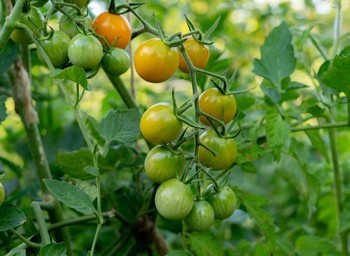
#> input picture dataset/ripe/riped_tomato_1.jpeg, 350 x 256 px
$ python -i feature_extraction.py   (imports and definitions only)   (older library calls are emulated)
#> lines starting #> are read from the running program, lines starting #| are printed output that depends on the picture
#> further down, picture is the input picture: shape (256, 350, 3); mean B, G, R 49.8, 122.4, 87.7
"""
Module: feature_extraction.py
Chương 3: Trích xuất đặc trưng

Mô tả: Module chứa các thuật toán trích xuất đặc trưng ảnh được học trong Chương 3.
Các kỹ thuật bao gồm:
- Color Features: Histogram RGB/HSV, Mean, Tỷ lệ màu
- Shape Features: Area, Perimeter, Circularity, Aspect Ratio, Solidity
- Texture Features: LBP (Local Binary Pattern), GLCM (Gray Level Co-occurrence Matrix)

Author: Tomato Quality System
"""

import cv2
import numpy as np
from typing import Tuple, Dict, List
from scipy import ndimage
from skimage.feature import local_binary_pattern
import logging

# [1 line not run here, left out]
logger = logging.getLogger(__name__)


class FeatureExtractor:
    """
    Lớp trích xuất đặc trưng - Tính toán các đặc trưng từ ảnh cà chua.

    Đặc trưng được trích xuất:
    1. Color Features - Màu sắc
    2. Shape Features - Hình dạng
    3. Texture Features - Kết cấu bề mặt
    """

    def __init__(self):
        """
        Khởi tạo Feature Extractor với các thông số mặc định.
        """
        # Ngưỡng màu cho phân tích
        self.color_thresholds = {
            'red': {'lower': np.array([0, 50, 50]), 'upper': np.array([10, 255, 255])},
            'yellow': {'lower': np.array([11, 50, 50]), 'upper': np.array([34, 255, 255])},
            'green': {'lower': np.array([35, 50, 50]), 'upper': np.array([85, 255, 255])},
            'brown': {'lower': np.array([0, 30, 10]), 'upper': np.array([30, 150, 100])},
        }

        logger.info("FeatureExtractor initialized")

    # ==================== COLOR FEATURES ====================

    # [45 lines left out: function calculate_rgb_histogram, not called in this run]

    def calculate_hsv_histogram(self, image: np.ndarray,
                                 mask: np.ndarray = None) -> Tuple[Dict, np.ndarray]:
        """
        Tính histogram cho từng kênh H, S, V.

        HSV rất hữu ích cho phân tách màu sắc.

        Args:
            image: Ảnh BGR
            mask: Mask nhị phân

        Returns:
            Tuple chứa (dictionary với histogram, ảnh visualization)
        """
        # Chuyển sang HSV
        hsv = cv2.cvtColor(image, cv2.COLOR_BGR2HSV)
#> hsv: shape (256, 350, 3); mean H, S, V 47.2, 167, 124.1
        h, s, v = cv2.split(hsv)
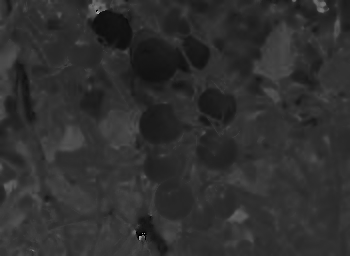
#> h: shape (256, 350); min 0, max 173, mean 47.2
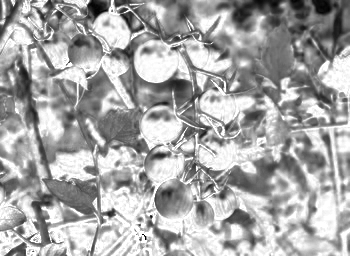
#> s: shape (256, 350); min 0, max 255, mean 167
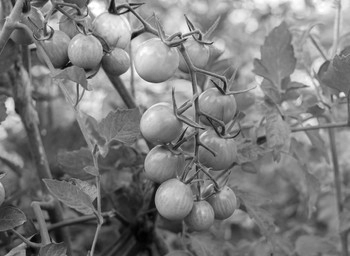
#> v: shape (256, 350); min 1, max 255, mean 124.1

        # Tính histogram cho H (0-180 trong OpenCV)
        hist_h = cv2.calcHist([h], [0], mask if mask is not None else None, [180], [0, 180])
#> hist_h = 180 values, max 5074 at index 47, min 0 at index 1, mean 497.8
        hist_s = cv2.calcHist([s], [0], mask if mask is not None else None, [256], [0, 256])
#> hist_s = 256 values, max 8040 at index 255, min 0 at index 1, mean 350
        hist_v = cv2.calcHist([v], [0], mask if mask is not None else None, [256], [0, 256])
#> hist_v = 256 values, max 909 at index 127, min 0 at index 0, mean 350

        # Chuẩn hóa
        hist_h = cv2.normalize(hist_h, hist_h).flatten()
#> hist_h = 180 values, max 0.326 at index 47, min 0 at index 1, mean 0.032
        hist_s = cv2.normalize(hist_s, hist_s).flatten()
#> hist_s = 256 values, max 0.805 at index 255, min 0 at index 1, mean 0.0351
        hist_v = cv2.normalize(hist_v, hist_v).flatten()
#> hist_v = 256 values, max 0.129 at index 127, min 0 at index 0, mean 0.0498

        histograms = {
            'hue': hist_h.tolist(),
            'saturation': hist_s.tolist(),
            'value': hist_v.tolist(),
            'hue_peak': int(np.argmax(hist_h)),
            'saturation_peak': int(np.argmax(hist_s)),
            'value_peak': int(np.argmax(hist_v))
        }

        # Tạo ảnh visualization (cho H)
        vis = np.zeros((180, 360, 3), dtype=np.uint8)
        for i in range(180):
            hue_color = cv2.cvtColor(np.uint8([[[i * 2, 255, 255]]]), cv2.COLOR_HSV2BGR)[0][0]
            height = int(hist_h[i] * 180)
            cv2.rectangle(vis, (i * 2, 180 - height), (i * 2 + 2, 180),
                          (int(hue_color[0]), int(hue_color[1]), int(hue_color[2])), -1)
#> this loop made 180 passes
#> height on passes 1 to 3: 0, 0, 0
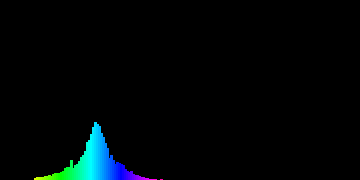
#> vis: shape (180, 360, 3); mean of channels 0, 1, 2 6.7, 5.7, 0.4; drawn as B, G, R

        logger.info("HSV histogram calculated")
        return histograms, vis

    # [476 lines left out: functions calculate_color_means, calculate_color_ratios, calculate_shape_features, calculate_lbp, calculate_glcm, _compute_glcm and 3 more, not called in this run]


# [34 lines not run here, left out]

>>> import cv2
>>> picture = cv2.imread('../../../dataset/ripe/riped_tomato_1.jpeg')
>>> result = FeatureExtractor().calculate_hsv_histogram(picture)

$ run again, on dataset/ripe/riped_tomato_10.jpeg
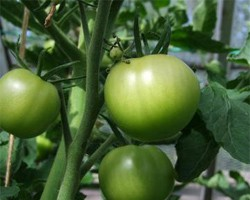
#> input picture dataset/ripe/riped_tomato_10.jpeg, 250 x 200 px
#> picture is the input picture: shape (200, 250, 3); mean B, G, R 55.8, 98.3, 74
#> hsv: shape (200, 250, 3); mean H, S, V 53.1, 131.2, 98.7
#> in calculate_hsv_histogram, `h, s, v = cv2.split(hsv)`:
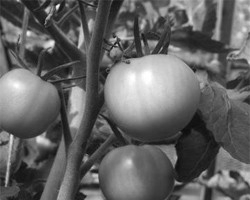
#> v: shape (200, 250); min 12, max 255, mean 98.7
#> in calculate_hsv_histogram, `hist_h = cv2.calcHist([h], [0], mask if mask is not None else None, [1..`: hist_h = 180 values, max 2868 at index 50, min 0 at index 1, mean 277.8
#> in calculate_hsv_histogram, `hist_s = cv2.calcHist([s], [0], mask if mask is not None else None, [2..`: hist_s = 256 values, max 596 at index 255, min 0 at index 1, mean 195.3
#> in calculate_hsv_histogram, `hist_v = cv2.calcHist([v], [0], mask if mask is not None else None, [2..`: hist_v = 256 values, max 487 at index 42, min 0 at index 0, mean 195.3
#> in calculate_hsv_histogram, `hist_h = cv2.normalize(hist_h, hist_h).flatten()`: hist_h = 180 values, max 0.344 at index 50, min 0 at index 1, mean 0.0333
#> in calculate_hsv_histogram, `hist_s = cv2.normalize(hist_s, hist_s).flatten()`: hist_s = 256 values, max 0.168 at index 255, min 0 at index 1, mean 0.055
#> in calculate_hsv_histogram, `hist_v = cv2.normalize(hist_v, hist_v).flatten()`: hist_v = 256 values, max 0.125 at index 42, min 0 at index 0, mean 0.0503
#> the loop in calculate_hsv_histogram, `for i in range(180):` made 180 passes
#> height on passes 1 to 3: 0, 0, 0
#> after the loop in calculate_hsv_histogram, `for i in range(180):`:
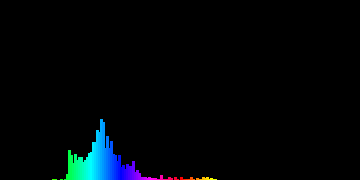
#> vis: shape (180, 360, 3); mean of channels 0, 1, 2 7.3, 5, 0.9; drawn as B, G, R

$ run again, on dataset/ripe/riped_tomato_11.jpeg
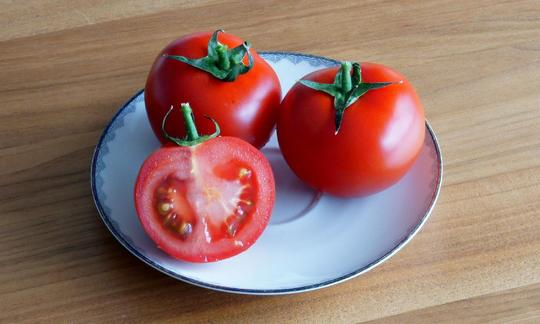
#> input picture dataset/ripe/riped_tomato_11.jpeg, 540 x 324 px
#> picture is the input picture: shape (324, 540, 3); mean B, G, R 105.9, 115.5, 150.4
#> hsv: shape (324, 540, 3); mean H, S, V 48.7, 106.3, 158.5
#> in calculate_hsv_histogram, `h, s, v = cv2.split(hsv)`:
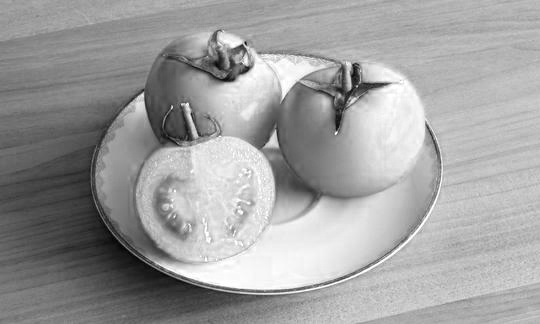
#> v: shape (324, 540); min 0, max 255, mean 158.5
#> in calculate_hsv_histogram, `hist_h = cv2.calcHist([h], [0], mask if mask is not None else None, [1..`: hist_h = 180 values, max 21618 at index 15, min 3 at index 31, mean 972
#> in calculate_hsv_histogram, `hist_s = cv2.calcHist([s], [0], mask if mask is not None else None, [2..`: hist_s = 256 values, max 4432 at index 255, min 4 at index 1, mean 683.4
#> in calculate_hsv_histogram, `hist_v = cv2.calcHist([v], [0], mask if mask is not None else None, [2..`: hist_v = 256 values, max 2095 at index 187, min 1 at index 0, mean 683.4
#> in calculate_hsv_histogram, `hist_h = cv2.normalize(hist_h, hist_h).flatten()`: hist_h = 180 values, max 0.524 at index 15, min 7.26e-05 at index 31, mean 0.0235
#> in calculate_hsv_histogram, `hist_s = cv2.normalize(hist_s, hist_s).flatten()`: hist_s = 256 values, max 0.273 at index 255, min 0.000247 at index 1, mean 0.0422
#> in calculate_hsv_histogram, `hist_v = cv2.normalize(hist_v, hist_v).flatten()`: hist_v = 256 values, max 0.153 at index 187, min 7.32e-05 at index 0, mean 0.05
#> the loop in calculate_hsv_histogram, `for i in range(180):` made 180 passes
#> height on passes 1 to 3: 22, 13, 12
#> after the loop in calculate_hsv_histogram, `for i in range(180):`:
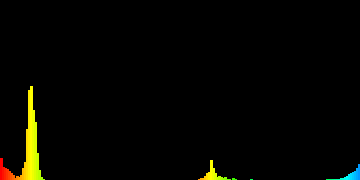
#> vis: shape (180, 360, 3); mean of channels 0, 1, 2 0.6, 5, 5; drawn as B, G, R

$ run again, on dataset/ripe/riped_tomato_12.jpeg
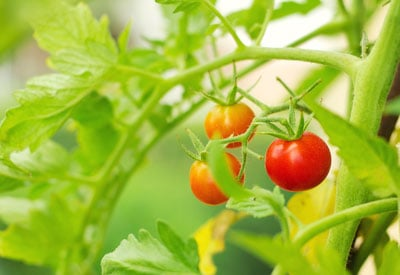
#> input picture dataset/ripe/riped_tomato_12.jpeg, 400 x 275 px
#> picture is the input picture: shape (275, 400, 3); mean B, G, R 62.5, 184.9, 163.7
#> hsv: shape (275, 400, 3); mean H, S, V 35.2, 177.4, 192.2
#> in calculate_hsv_histogram, `h, s, v = cv2.split(hsv)`:
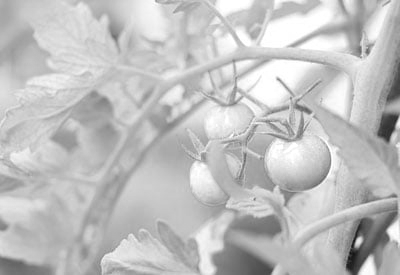
#> v: shape (275, 400); min 19, max 255, mean 192.2
#> in calculate_hsv_histogram, `hist_h = cv2.calcHist([h], [0], mask if mask is not None else None, [1..`: hist_h = 180 values, max 16056 at index 37, min 0 at index 57, mean 611.1
#> in calculate_hsv_histogram, `hist_s = cv2.calcHist([s], [0], mask if mask is not None else None, [2..`: hist_s = 256 values, max 2638 at index 247, min 7 at index 1, mean 429.7
#> in calculate_hsv_histogram, `hist_v = cv2.calcHist([v], [0], mask if mask is not None else None, [2..`: hist_v = 256 values, max 2104 at index 255, min 0 at index 0, mean 429.7
#> in calculate_hsv_histogram, `hist_h = cv2.normalize(hist_h, hist_h).flatten()`: hist_h = 180 values, max 0.533 at index 37, min 0 at index 57, mean 0.0203
#> in calculate_hsv_histogram, `hist_s = cv2.normalize(hist_s, hist_s).flatten()`: hist_s = 256 values, max 0.276 at index 247, min 0.000732 at index 1, mean 0.0449
#> in calculate_hsv_histogram, `hist_v = cv2.normalize(hist_v, hist_v).flatten()`: hist_v = 256 values, max 0.185 at index 255, min 0 at index 0, mean 0.0377
#> the loop in calculate_hsv_histogram, `for i in range(180):` made 180 passes
#> height on passes 1 to 3: 1, 1, 1
#> after the loop in calculate_hsv_histogram, `for i in range(180):`:
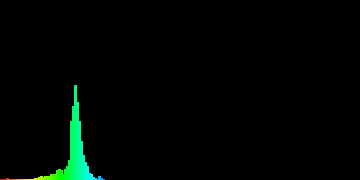
#> vis: shape (180, 360, 3); mean of channels 0, 1, 2 2.4, 5.3, 0.3; drawn as B, G, R
